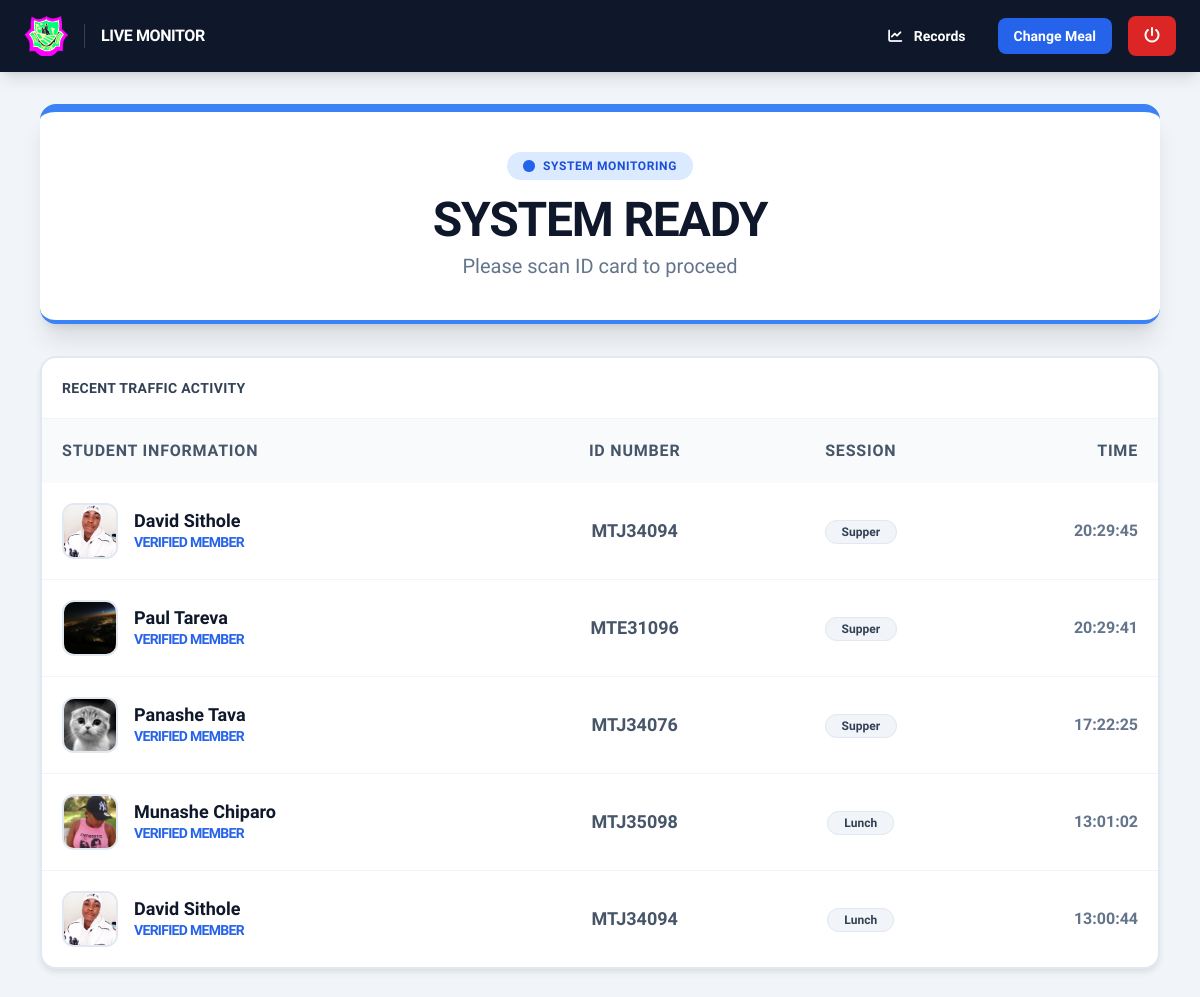
Screenshot of /canteen/ (signed in) with the database file from the repository.
### canteen/models.py (models this page shows, shortened)
class MealLog(models.Model):
    student = models.ForeignKey(Student, on_delete=models.CASCADE)
    timestamp = models.DateTimeField(default=timezone.now)
    meal_type = models.CharField(max_length=20, default="Lunch")

class Student(models.Model):
    full_name = models.CharField(max_length=100)
    student_id = models.CharField(max_length=20, unique=True)
    student_intake = models.CharField(max_length=100)
    qr_code_data = models.CharField(max_length=255, unique=True, blank=True)
    photo = models.ImageField(upload_to='student_photos/', default='logo.png')
    is_active = models.BooleanField(default=True)

### canteen/views.py (the view)
# urls.py: path('', views.monitor_dashboard, name='monitor_dashboard'),
@login_required
def monitor_dashboard(request):
    recent_scans = MealLog.objects.select_related('student').order_by('-timestamp')[:5]
    return render(request, 'canteen/dashboard.html', {'recent_scans': recent_scans})

### canteen/templates/canteen/dashboard.html (shortened to what this page needs)
{% load static %}
<!DOCTYPE html>
<html lang="en">
<head>
    <script src="https://cdn.tailwindcss.com"></script>
    <link rel="stylesheet" href="https://cdnjs.cloudflare.com/ajax/libs/font-awesome/6.4.0/css/all.min.css">
</head>
<body class="min-h-screen">
    <nav class="w-full px-6 py-4 flex justify-between items-center bg-slate-900 text-white sticky top-0 z-50 shadow-lg">
        <div class="flex items-center gap-4">
            <img src="{% static 'logo.png' %}" class="h-10 brightness-200">
            <span class="font-bold tracking-tight border-l border-slate-700 pl-4">LIVE MONITOR</span>
        </div>
        <div class="flex items-center gap-4">
            <a href="{% url 'analytics' %}" class="px-4 py-2 hover:bg-slate-800 rounded-lg font-bold text-sm transition">
                <i class="fa-solid fa-chart-line mr-2"></i> Records
            </a>
            <a href="{% url 'select_session' %}" class="px-4 py-2 bg-blue-600 hover:bg-blue-500 rounded-lg font-bold text-sm transition">
                Change Meal
            </a>
            <form action="{% url 'logout' %}" method="post" class="inline">
                <button class="p-2 px-4 bg-red-600 hover:bg-red-500 rounded-lg transition">
                    <i class="fa-solid fa-power-off"></i>
                </button>
            </form>
        </div>
    </nav>
    <main class="container mx-auto px-4 py-8 max-w-6xl">
        <div id="header" class="header-panel rounded-2xl p-10 text-center mb-8 border-t-8 status-ready shadow-xl">
            <div id="status-badge" class="mb-4 inline-flex items-center gap-2 px-4 py-1.5 rounded-full bg-blue-100 text-blue-700 font-extrabold text-xs uppercase tracking-wider">
                <span class="relative flex h-3 w-3">
                    <span class="relative inline-flex rounded-full h-3 w-3 bg-blue-600"></span>
                </span>
                System Monitoring
            </div>
            <h1 id="status-text" class="text-5xl font-extrabold tracking-tight mb-2 text-slate-900 transition-all">SYSTEM READY</h1>
            <p id="message-text" class="text-slate-500 text-xl font-medium">Please scan ID card to proceed</p>
        </div>
        <div class="table-container overflow-hidden">
            <div class="p-5 border-b border-slate-100 flex justify-between items-center">
                <h3 class="font-bold text-slate-700 uppercase tracking-wide text-sm">Recent Traffic Activity</h3>
            </div>
            <div class="overflow-x-auto">
                <table class="w-full text-left">
                    <thead>
                        <tr>
                            <th class="p-5">Student Information</th>
                            <th class="p-5 text-center">ID Number</th>
                            <th class="p-5 text-center">Session</th>
                            <th class="p-5 text-right">Time</th>
                        </tr>
                    </thead>
                    <tbody class="divide-y divide-slate-100">
                        {% for log in recent_scans %}
                        <tr class="hover:bg-slate-50 transition-colors">
                            <td class="p-5">
                                <div class="flex items-center gap-4">
                                    {% if log.student.photo %}
                                    <img src="{{ log.student.photo.url }}" class="w-14 h-14 student-photo object-cover">
                                    {% else %}
                                    <div class="w-14 h-14 student-photo bg-slate-100 flex items-center justify-center text-2xl">👤</div>
                                    {% endif %}
                                    <div>
                                        <p class="font-bold text-slate-900 text-lg leading-tight">{{ log.student.full_name }}</p>
                                        <p class="text-sm text-blue-600 font-bold uppercase tracking-tighter">Verified Member</p>
                                    </div>
                                </div>
                            </td>
                            <td class="p-5 text-center font-bold text-slate-600 text-lg">{{ log.student.student_id }}</td>
                            <td class="p-5 text-center">
                                <span class="px-4 py-1 text-xs font-black rounded-full bg-slate-100 text-slate-700 border border-slate-200">
                                    {{ log.meal_type }}
                                </span>
                            </td>
                            <td class="p-5 text-right font-bold text-slate-500">{{ log.timestamp|date:"H:i:s" }}</td>
                        </tr>
                        {% endfor %}
                    </tbody>
                </table>
            </div>
        </div>
    </main>
</body>
</html>

### canteen/templates/canteen/dashboard.html (style rules this page uses)
body { font-family: 'Plus Jakarta Sans', sans-serif; background-color: #f1f5f9; color: #0f172a; }
.header-panel { background: #ffffff; border-bottom: 4px solid #e2e8f0; transition: all 0.4s ease; }
.status-ready { border-color: #3b82f6; color: #1e40af; }
.table-container { background: #ffffff; border: 2px solid #e2e8f0; border-radius: 1rem; box-shadow: 0 4px 6px -1px rgba(0, 0, 0, 0.1); }
th { background-color: #f8fafc; color: #475569; font-weight: 800; text-transform: uppercase; letter-spacing: 0.05em; }
.student-photo { border: 2px solid #e2e8f0; border-radius: 0.75rem; }

### rows the page displays
MealLog: student.photo (picture), student.full_name "David Sithole", student.student_id "MTJ34094", meal_type "Supper", timestamp "20:29:45"
MealLog: student.photo (picture), student.full_name "Paul Tareva", student.student_id "MTE31096", meal_type "Supper", timestamp "20:29:41"
MealLog: student.photo (picture), student.full_name "Panashe Tava", student.student_id "MTJ34076", meal_type "Supper", timestamp "17:22:25"
MealLog: student.photo (picture), student.full_name "Munashe Chiparo", student.student_id "MTJ35098", meal_type "Lunch", timestamp "13:01:02"
MealLog: student.photo (picture), student.full_name "David Sithole", student.student_id "MTJ34094", meal_type "Lunch", timestamp "13:00:44"
